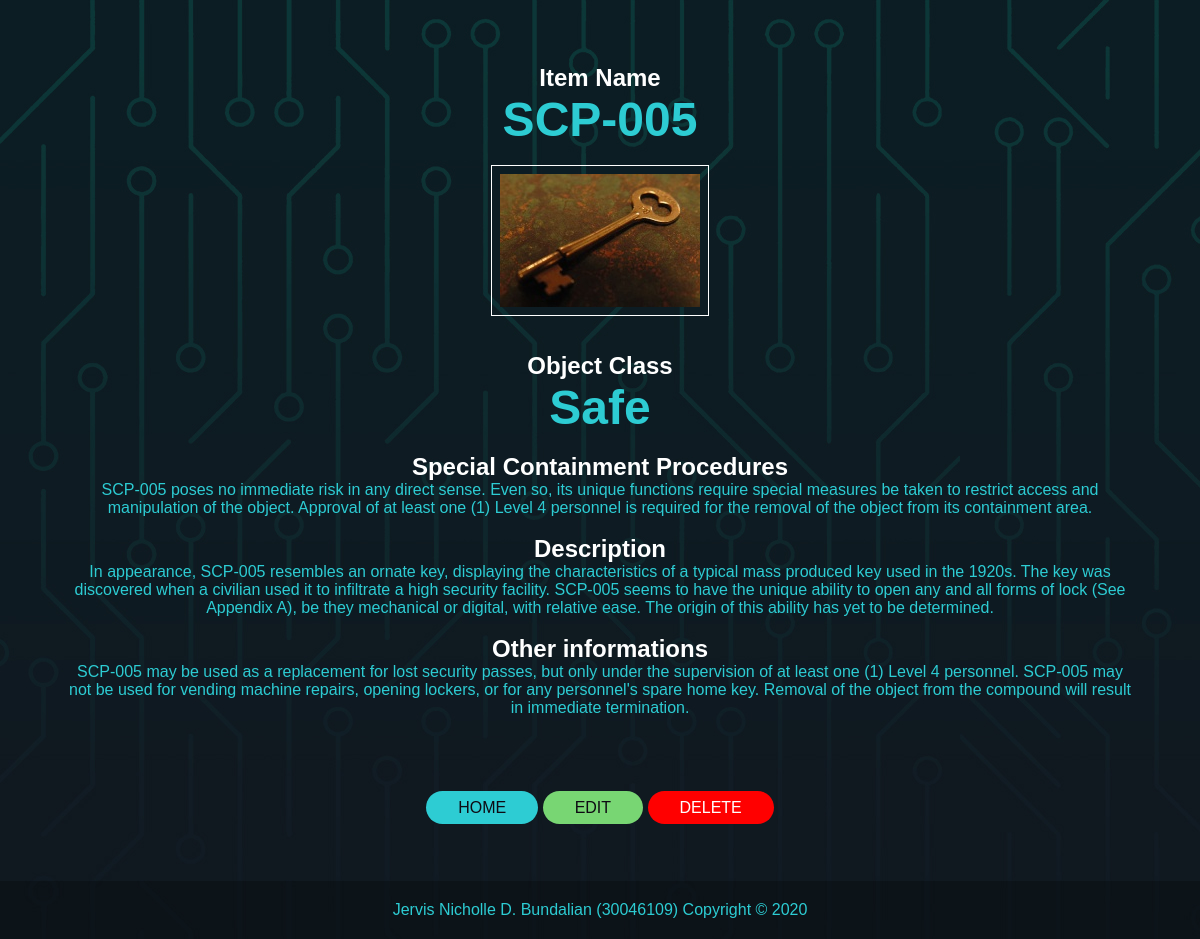
Page /read.php?id=4 on the committed database.
### tables this page shows
CREATE TABLE `items` (
  `id` int(11) NOT NULL,
  `item` varchar(20) NOT NULL,
  `object` varchar(20) NOT NULL,
  `procedures` text NOT NULL,
  `description` text NOT NULL,
  `reference` text NOT NULL,
  `image` varchar(255) NOT NULL
);

### read.php (the view, shortened to what this page needs)
<!DOCTYPE HTML>
<html>
    <head>
        <link href="src/style.css" rel="stylesheet">
    </head>
    <body>
        <div class="read-container">
            <?php
                if(isset($_GET['id']))
                {
                    include 'config/database.php';
                    $id = $_GET['id'];
                    try
                    {
                        $query = "select id, item, object, procedures, description, reference, image from items where id = ? limit 0,1";
                        $statement = $conn->prepare($query);
                        $statement->bindParam(1,$id);
                        $statement->execute();
                        $row = $statement->fetch(PDO::FETCH_ASSOC);
                        extract($row);
                        $item = $row['item'];
                        $object = $row['object'];
                        $procedures = $row['procedures'];
                        $description = $row['description'];
                        $reference = $row['reference'];
                        $image = $row['image'];
                    }
                    catch(PDOException $exception)
                    {
                        die('ERROR: ' . $exception->getMessage());
                    }
                }
                else
                {
                    die('ERROR: Record Id not found');
                }
            ?>
            <h4 class="sub-header">Item Name</h4>
            <p class="main-content"><?php echo htmlspecialchars($item, ENT_QUOTES); ?></p>
            <br>
            <?php
                if($image == "")
                {
                    echo "<img src='uploads/no-image.jpg' alt='image' width='300px' class='image'>";
                }
                else
                {
                    echo "<img src='uploads/$item.jpg' alt='image' class='image'>";
                }
            ?>
            <br><br>
            <h4 class="sub-header">Object Class</h4>
            <p class="main-content"><?php echo htmlspecialchars($object, ENT_QUOTES); ?></p>
            <br>
            <h4 class="sub-header">Special Containment Procedures</h4>
            <p class="content"><?php echo htmlspecialchars($procedures, ENT_QUOTES); ?></p>
            <br>
            <h4 class="sub-header">Description</h4>
            <p class="content"><?php echo htmlspecialchars($description, ENT_QUOTES); ?></p>
            <br>
            <h4 class="sub-header">Other informations</h4>
            <p class="content"><?php echo htmlspecialchars($reference, ENT_QUOTES); ?></p>
            <br>
        </div>
        <div class="read-btn">
                <a href='index.php' class='btn-read'>Home</a>
                <a href='update.php?id=<?php echo htmlspecialchars($id, ENT_QUOTES); ?>' class='btn-update'>Edit</a>
                <a href='#' onclick='delete_record(<?php echo htmlspecialchars($id, ENT_QUOTES); ?>);' class='btn-delete'>Delete</a>
            </div>
        <footer>
            <p>Jervis Nicholle D. Bundalian (30046109) Copyright &copy; 2020</p>
        </footer>
    </body>
</html>

### src/style.css (style rules this page uses)
html { box-sizing: border-box; font-family: Arial, Helvetica, sans-serif; color: white; }
body { background-image: url("../images/background.jpg"); background-color: #101820; background-repeat: no-repeat; margin: 0; }
.read-container { margin: 4rem 2rem; }
.btn-read { background: #2dccd3; color: #0e0a13; padding: 0.5rem 2rem; text-decoration: none; border: 0; border-radius: 2rem; text-transform: uppercase; font-weight: lighter; font-size: 1rem; }
.btn-update { background: #78d673; color: #0e0a13; padding: 0.5rem 2rem; text-decoration: none; border: 0; border-radius: 2rem; text-transform: uppercase; font-weight: lighter; font-size: 1rem; }
.btn-delete { background: #ff0000; color: #ffffff; padding: 0.5rem 2rem; text-decoration: none; border: 0; border-radius: 2rem; text-transform: uppercase; font-weight: lighter; font-size: 1rem; }
footer { margin-top: 2rem; background: rgba(0,0,0,.25); color: #2dccd3; text-align: center; padding: 0.25rem; }
.sub-header { font-size: 1.5rem; font-weight: bold; padding: 0; margin: 0; color: #fff; text-align: center; }
.main-content { font-size: 3rem; font-weight: bold; padding: 0; margin: 0; color: #2dccd3; text-align: center; }
.content { font-size: 1rem; padding: 0 2rem; margin: 0 20rem 0 0; color: #2dccd3; text-align: center; display: block; margin-left: auto; margin-right: auto; }
.image { border: 1.5px solid #fff; padding: .5rem; max-width: 500px; display: block; margin-left: auto; margin-right: auto; }
.read-btn { margin: 4rem 2rem; text-align: center; }
::placeholder { color: #2dccd3; }

### rows in the picture
items: item "SCP-005", item (picture), object "Safe", procedures "SCP-005 poses no immediate risk in any direct sense. Even so, its unique functions require special measures be taken to restrict access and manipulation of the object. Approval of at least one (1) Level 4 personnel is required for the removal of the object from its containment area.", description "In appearance, SCP-005 resembles an ornate key, displaying the characteristics of a typical mass produced key used in the 1920s. The key was discovered when a civilian used it to infiltrate a high security facility. SCP-005 seems to have the unique ability to open any and all forms of lock (See Appendix A), be they mechanical or digital, with relative ease. The origin of this ability has yet to be determined.", reference "SCP-005 may be used as a replacement for lost security passes, but only under the supervision of at least one (1) Level 4 personnel. SCP-005 may not be used for vending machine repairs, opening lockers, or for any personnel's spare home key. Removal of the object from the compound will result in immediate termination."
